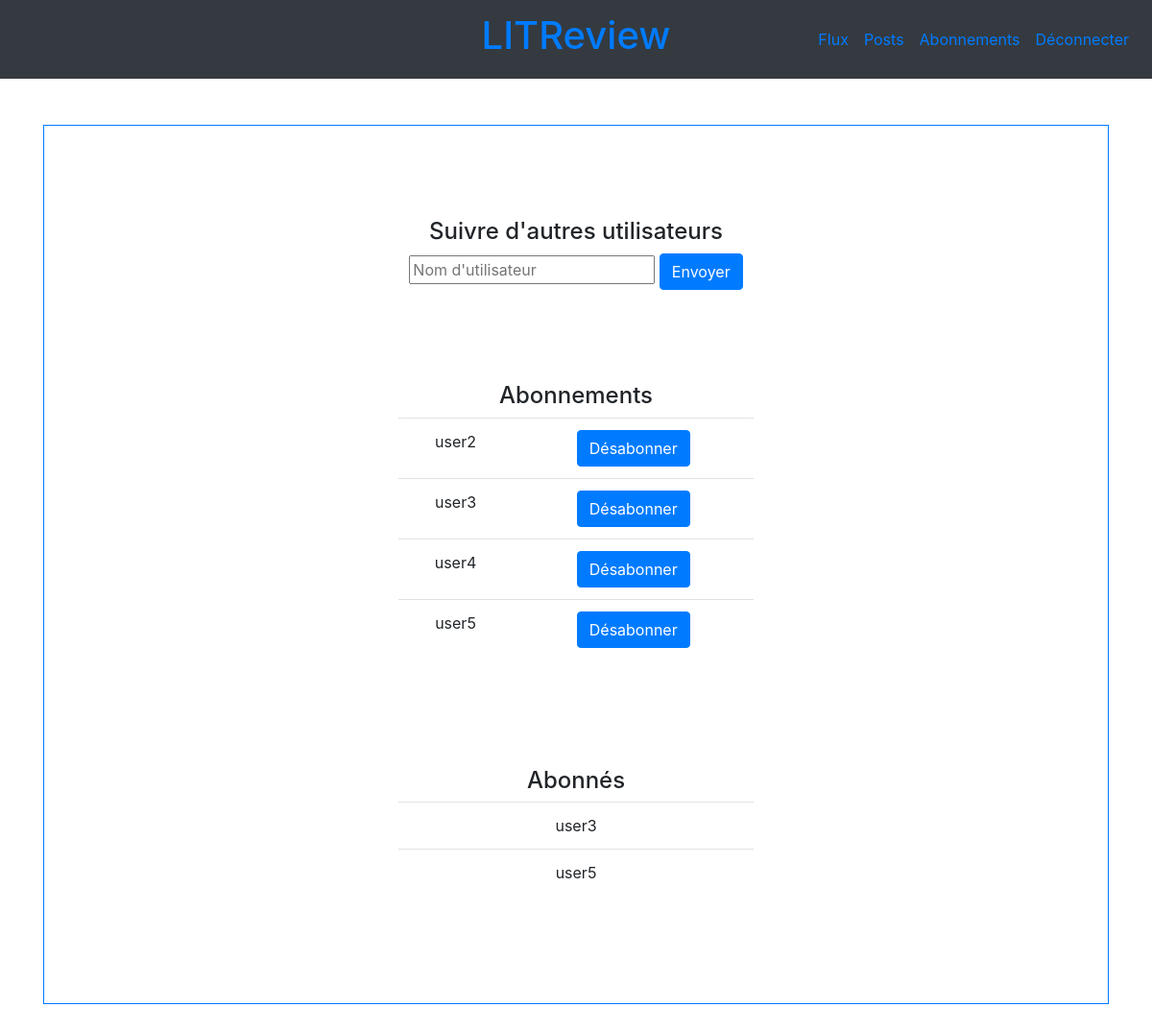
The page /user_follows/ (signed in) on the database as committed earlier.
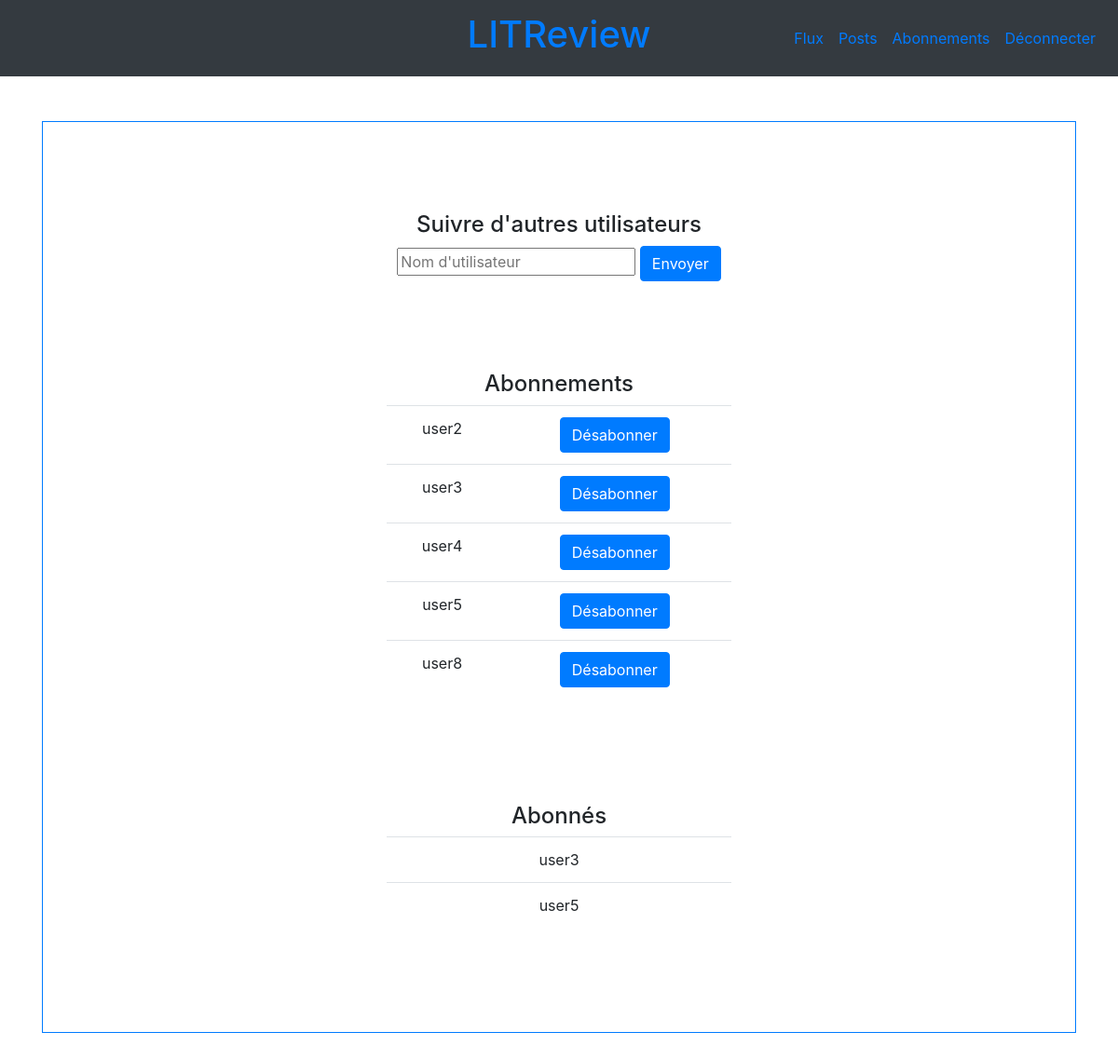
The same page on the database as committed later.
### reviews/models.py (models this page shows, shortened)
class UserFollows(models.Model):
    user = models.ForeignKey(to=settings.AUTH_USER_MODEL, on_delete=models.CASCADE,
                             related_name='following')
    followed_user = models.ForeignKey(to=settings.AUTH_USER_MODEL, on_delete=models.CASCADE,
                                      related_name='followed_by')
    class Meta:
        unique_together = ('user', 'followed_user', )
    @classmethod
    def get_following_user_follows_from_user(cls, user):
        user_follows_list = cls.objects.filter(user__username=user.username)
        return user_follows_list
    @classmethod
    def get_followed_user_follows_from_user(cls, user):
        user_follows_list = cls.objects.filter(followed_user__username=user.username)
        return user_follows_list

### reviews/views.py (the view, shortened to what this page needs)
# urls.py: path("user_follows/", views.user_follows_view, name="user-follows"),
def user_follows_view(request):
    form = UserFollowsModelForm()
    user = request.user
    following_users = UserFollows.get_following_user_follows_from_user(user)
    followed_users = UserFollows.get_followed_user_follows_from_user(user)
    context = {"following_users": following_users, "followed_users": followed_users, "form": form}
    return render(request, "reviews/users/user_follows.html", context=context)

### reviews/forms.py
class UserFollowsModelForm(forms.ModelForm):
    class Meta:
        model = UserFollows
        fields = ["followed_user"]
    def __init__(self, *args, **kwargs):
        super(UserFollowsModelForm, self).__init__(*args, **kwargs)
        self.base_fields["followed_user"].widget.attrs['placeholder'] = 'Nom d\'utilisateur'

### reviews/templates/reviews/users/user_follows.html (shortened to what this page needs)
{% extends 'reviews/includes/header.html' %}
{% block content %}
<div class="container py-5">
    <div class="border border-primary">
        <div class="container py-5 w-75">
            <form action='.' method='POST' ALIGN='center'>
                <div class="container py-5 w-50">
                    <h4 class="text-center">Suivre d'autres utilisateurs</h4>
                    <input type="text" name="will_follow_user" placeholder="Nom d'utilisateur">
                    <input class="btn btn-primary" type='submit' value='Envoyer'/>
                </div>
                <div class="container py-5 w-50">
                    <h4 class="text-center">Abonnements</h4>
                    <table class="table">
                        <tbody>
                        {% for following_user in following_users %}
                        <tr>
                            <td class="text-center">{{following_user.followed_user.username}}</td>
                            <td class="text-center">
                                <a class="btn btn-primary"
                                   href="{% url 'reviews:user-follows-delete' following_user.pk %}">Désabonner</a>
                            </td>
                        </tr>
                        {% endfor %}
                        </tbody>
                    </table>
                </div>
                <div class="container py-5 w-50">
                    <h4 class="text-center">Abonnés</h4>
                    <table class="table">
                        <tbody>
                        {% for followed_user in followed_users %}
                        <tr>
                            <td class="text-center">{{followed_user.user.username}}</td>
                        </tr>
                        {% endfor %}
                        </tbody>
                    </table>
                </div>
            </form>
        </div>
    </div>
</div>
{% endblock %}

Rows that differ between the two databases and show on the page:
added UserFollows: followed_user.username "user8", shown under "Abonnements"
